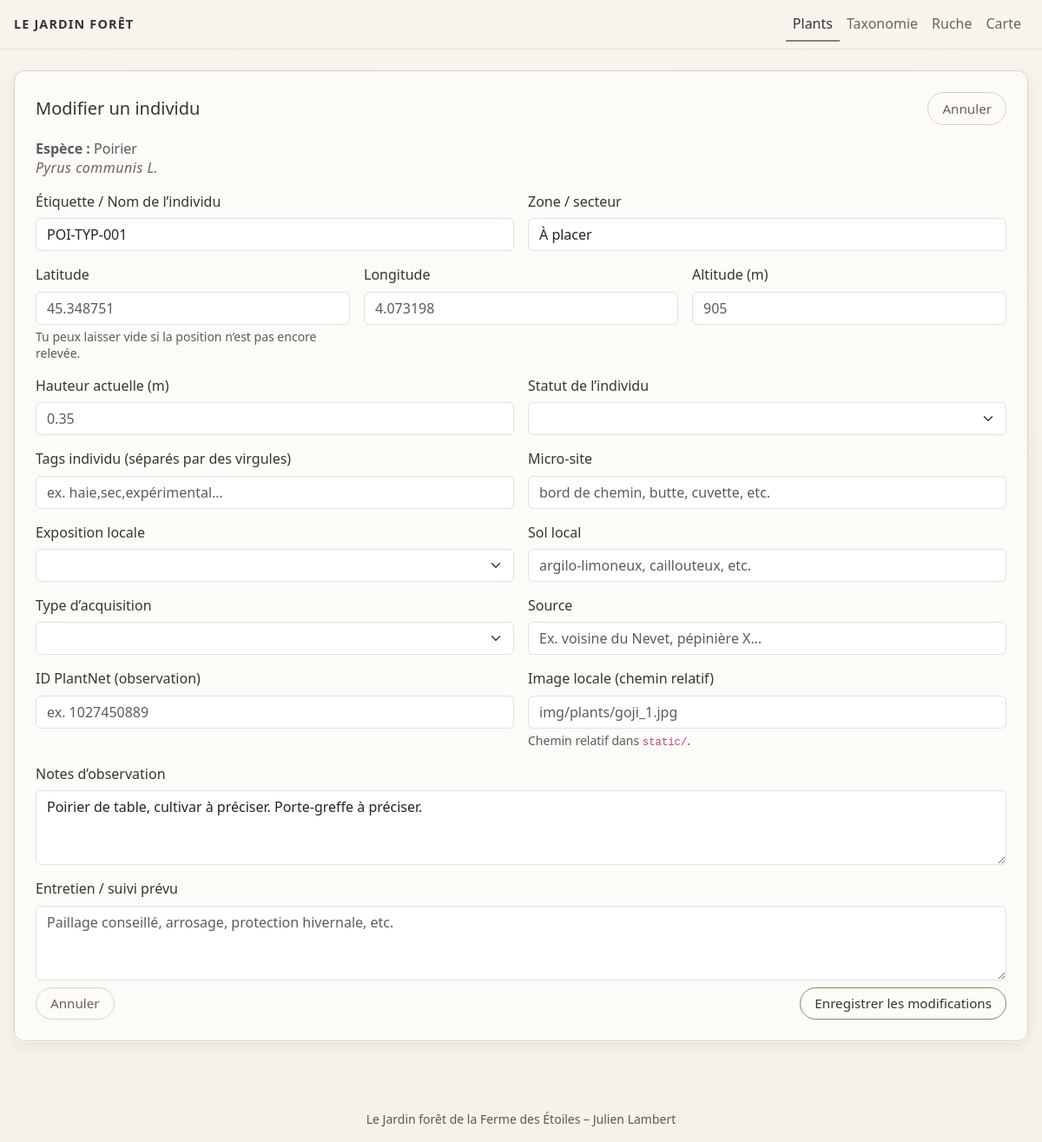
Before: /plants/4/edit with the older database file.
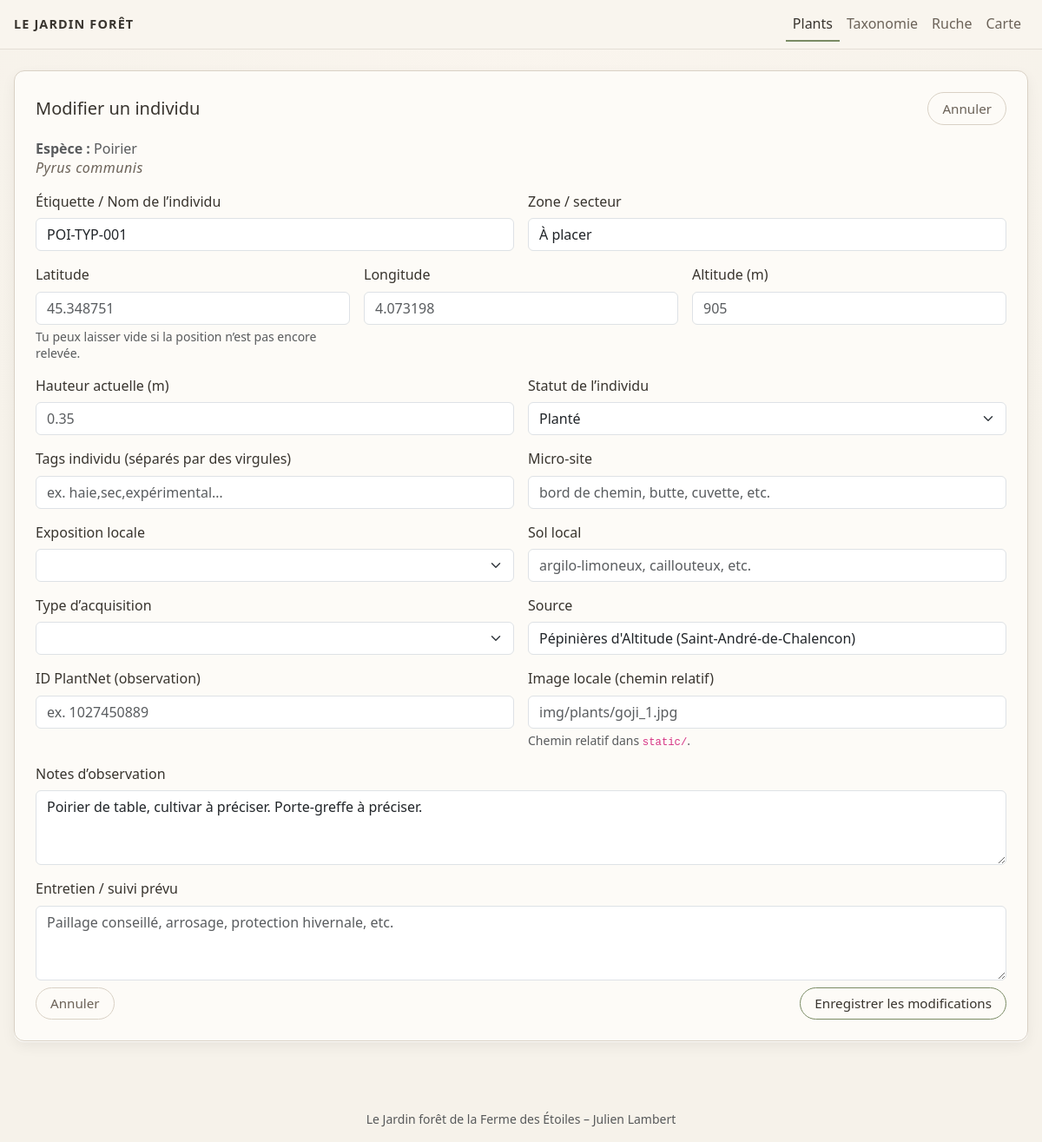
After: the same page with the newer database file.
### tables this page shows
CREATE TABLE species (
    id INTEGER PRIMARY KEY AUTOINCREMENT,
    common_name TEXT NOT NULL,
    variety_name TEXT,
    latin_name TEXT,
    family TEXT,
    genus TEXT,
    strata TEXT,
    tags TEXT,
    notes TEXT
, image_url TEXT, origin TEXT, plant_type TEXT, morphology TEXT, culture TEXT, uses TEXT, melliferous_level TEXT, ornamental_interest TEXT, lifespan_min INTEGER, lifespan_max INTEGER, height_min REAL, height_max REAL, variety_notes TEXT);

CREATE TABLE plants (
    id INTEGER PRIMARY KEY AUTOINCREMENT,
    species_id INTEGER NOT NULL,
    label TEXT,
    lat REAL,
    lon REAL,
    zone TEXT,
    planted_at DATE,
    notes TEXT, image_local TEXT, altitude REAL, tags TEXT, micro_site TEXT, exposure_local TEXT, soil_local TEXT, height_current REAL, acquisition_type TEXT, acquisition_source TEXT, plantnet_obs_id TEXT, status TEXT, care_notes TEXT, old_label TEXT, rootstock TEXT DEFAULT NULL,
    FOREIGN KEY (species_id) REFERENCES species(id)
);

### app.py (the view, shortened to what this page needs)
@app.route("/plants/<int:plant_id>/edit", methods=["GET", "POST"])
def plant_edit(plant_id):
    db = get_db()
    plant = db.execute(
        """
        SELECT
            plants.*,
            species.common_name,
            species.variety_name,
            species.latin_name
        FROM plants
        JOIN species ON plants.species_id = species.id
        WHERE plants.id = ?
        """,
        (plant_id,),
    ).fetchone()
    if plant is None:
        return "Individu introuvable", 404
    return render_template("plant_form.html", plant=plant)

### app.py (called while the page is built)
def get_db():
    if "db" not in g:
        g.db = sqlite3.connect(DB_PATH)
        g.db.row_factory = sqlite3.Row  # accès par nom de colonne
    return g.db

### templates/plant_form.html (shortened to what the changed rows need)
{% extends "base.html" %}
{% block content %}
<div class="shadow-soft p-3 p-md-4">
  <div class="d-flex justify-content-between align-items-center mb-3">
    <h1 class="h5 mb-0">Modifier un individu</h1>
    <a href="{{ url_for('plant_detail', plant_id=plant['id']) }}" class="btn btn-outline btn-sm">
    </a>
  </div>
  <p class="mb-3 text-muted">
    <strong>Espèce :</strong>
    {{ plant['common_name'] }}
    {% if plant['latin_name'] %}
      <br><span class="latin">{{ plant['latin_name'] }}</span>
    {% endif %}
  </p>
  <form method="post" class="row g-3">
    <div class="col-md-6">
      <label for="label" class="form-label">Étiquette / Nom de l’individu</label>
      <input
        type="text"
        name="label"
        id="label"
        class="form-control"
        value="{{ plant['label'] or '' }}"
        placeholder="Ex. GOJ-001, Poirier nord, Noyer sud…"
      >
    </div>
    <div class="col-md-6">
      <label for="zone" class="form-label">Zone / secteur</label>
      <input
        type="text"
        name="zone"
        id="zone"
        class="form-control"
        value="{{ plant['zone'] or '' }}"
        placeholder="Ex. A1, verger haut, haie est..."
      >
    </div>
    <div class="col-md-4">
    </div>
    <div class="col-md-4">
    </div>
    <div class="col-md-4">
    </div>
    <div class="col-md-6">
    </div>
    <div class="col-md-6">
      <label for="status" class="form-label">Statut de l’individu</label>
      {% set st = plant['status'] or '' %}
      <select name="status" id="status" class="form-select">
        <option value=""></option>
        {% for val,label in [
          ('planifié','Planifié'),
          ('planté','Planté'),
          ('en pépinière','En pépinière'),
          ('malade','Malade'),
          ('mort','Mort'),
          ('à déplacer','À déplacer')
        ] %}
          <option value="{{ val }}" {% if st == val %}selected{% endif %}>{{ label }}</option>
        {% endfor %}
      </select>
    </div>
    <div class="col-md-6">
    </div>
    <div class="col-md-6">
    </div>
    <div class="col-md-6">
      {% set ex = plant['exposure_local'] or '' %}
    </div>
    <div class="col-md-6">
    </div>
    <div class="col-md-6">
      {% set atype = plant['acquisition_type'] or '' %}
    </div>
    <div class="col-md-6">
      <label for="acquisition_source" class="form-label">Source</label>
      <input
        type="text"
        name="acquisition_source"
        id="acquisition_source"
        class="form-control"
        value="{{ plant['acquisition_source'] or '' }}"
        placeholder="Ex. voisine du Nevet, pépinière X…"
      >
    </div>
    <div class="col-md-6">
    </div>
    <div class="col-md-6">
    </div>
    <div class="col-12">
      <label for="notes" class="form-label">Notes d’observation</label>
      <textarea
        name="notes"
        id="notes"
        rows="3"
        class="form-control"
        placeholder="Remarques, vigueur, aspect du feuillage, etc."
      >{{ plant['notes'] or '' }}</textarea>
    </div>
    <div class="col-12">
    </div>
    <div class="col-12 d-flex justify-content-between align-items-center mt-2">
    </div>
  </form>
</div>
{% endblock %}

Changed rows visible on the page:
changed species "Poirier": latin_name "Pyrus communis L." → "Pyrus communis"
changed plants "POI-TYP-001": status (not shown) → "Planté"; acquisition_source (not shown) → "Pépinières d'Altitude (Saint-André-de-Chalencon)"
